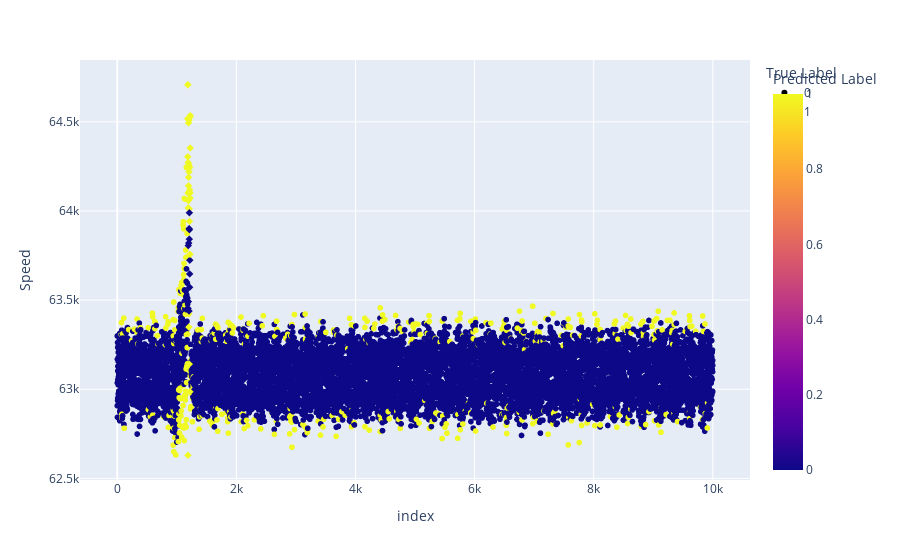

Write notebook code for a chart like this one.
### Code cell
analysis("Plots & Results\catch_result.csv")

### Figure 1 — Plotly figure (JSON) as saved in the notebook; plotly's stock layout.template omitted (floating-point values rounded to 4 significant figures; data arrays with more than 128 entries replaced by an {"elided": "..."} marker saying what was removed)
{"data": [{"hovertemplate": "True Label=0<br>index=%{x}<br>Speed=%{y}<br>Predicted Label=%{marker.color}<extra></extra>", "legendgroup": "0", "marker": {"color": {"elided": "9956 int values"}, "coloraxis": "coloraxis", "symbol": "circle"}, "mode": "markers", "name": "0", "showlegend": true, "type": "scattergl", "x": {"elided": "9956 int values"}, "xaxis": "x", "y": {"elided": "9956 int values"}, "yaxis": "y"}, {"hovertemplate": "True Label=1<br>index=%{x}<br>Speed=%{y}<br>Predicted Label=%{marker.color}<extra></extra>", "legendgroup": "1", "marker": {"color": [1, 1, 1, 1, 1, 1, 0, 1, 1, 0, 1, 0, 1, 1, 1, 1, 0, 0, 1, 1, 1, 1, 0, 1, 0, 1, 1, 0, 0, 0, 1, 1, 0, 0, 1, 0, 1, 1, 1, 1, 1, 1, 1, 1], "coloraxis": "coloraxis", "symbol": "diamond"}, "mode": "markers", "name": "1", "showlegend": true, "type": "scattergl", "x": [1183, 1184, 1185, 1186, 1187, 1188, 1189, 1190, 1191, 1192, 1193, 1194, 1195, 1196, 1197, 1198, 1199, 1200, 1201, 1202, 1203, 1204, 1205, 1206, 1207, 1208, 1209, 1210, 1211, 1212, 1213, 1214, 1215, 1216, 1217, 1218, 1219, 1220, 1221, 1222, 1223, 1224, 1225, 1226], "xaxis": "x", "y": [64517, 64304, 64708, 64708, 62630, 64101, 63454, 64272, 63740, 63806, 64017, 63492, 64058, 64494, 64141, 64189, 63439, 63820, 63423, 64260, 63349, 64220, 63439, 64509, 63901, 64012, 63141, 63842, 63990, 63895, 63942, 64118, 63572, 63647, 64244, 63724, 64526, 62986, 63757, 64072, 64102, 64353, 64534, 64534], "yaxis": "y"}], "layout": {"coloraxis": {"colorbar": {"title": {"text": "Predicted Label"}}, "colorscale": [[0, "#0d0887"], [0.1111, "#46039f"], [0.2222, "#7201a8"], [0.3333, "#9c179e"], [0.4444, "#bd3786"], [0.5556, "#d8576b"], [0.6667, "#ed7953"], [0.7778, "#fb9f3a"], [0.8889, "#fdca26"], [1, "#f0f921"]]}, "legend": {"title": {"text": "True Label"}, "tracegroupgap": 0}, "margin": {"t": 60}, "xaxis": {"anchor": "y", "domain": [0, 1], "title": {"text": "index"}}, "yaxis": {"anchor": "x", "domain": [0, 1], "title": {"text": "Speed"}}}}
